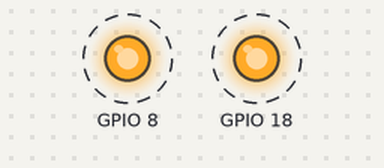
A program run on a simulated Raspberry Pi (BCM pin numbers). On the bench: output pins drawn as LEDs (lit = HIGH). Dashed ring = blinking.

Above: at 0.2 s.
Timing chart, 0 to 3.5 s (numbered marks = the images above):
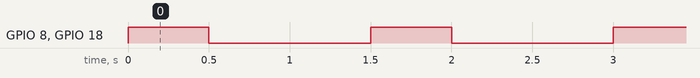

The program:

09_Buzzer.py
```python
import RPi.GPIO as GPIO
import time
GPIO.setmode(GPIO.BCM)
GPIO.setup(18,GPIO.OUT)
GPIO.setup(8,GPIO.OUT)
while True:
    GPIO.output(18,GPIO.HIGH)
    GPIO.output(8,GPIO.HIGH)
    time.sleep(0.5)
    GPIO.output(18,GPIO.LOW)
    GPIO.output(8,GPIO.LOW)
    time.sleep(1)
```

Measured:
- by itself, GPIO 8, GPIO 18: alternates HIGH for 0.50 s and LOW for 1.0 s
